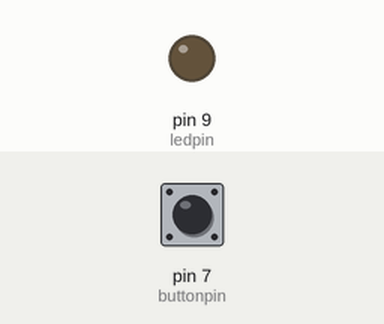
The sketch below on a simulated Arduino Uno, built with avr-gcc and run on an emulated ATmega328P. Shown: output pins drawn as LEDs (lit = HIGH). The inputs (shaded band) are chosen by the test bench; at power-on: pin 7 (buttonpin) LOW.

Above: at 1.2 s.
1.3 s: pin 7 (buttonpin) pulled HIGH for 0.15 s
At 1.37 s:
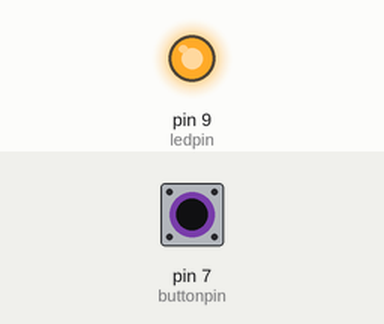
2.9 s: pin 7 (buttonpin) pulled HIGH for 3.2 s
At 7.4 s:
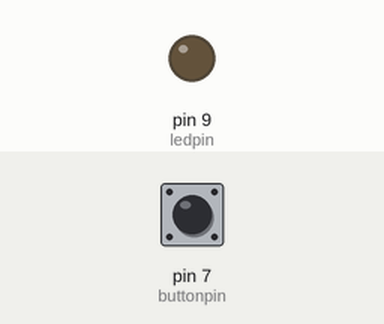
Timing chart, 0 to 8.9 s (numbered marks = the images above; inputs shaded):
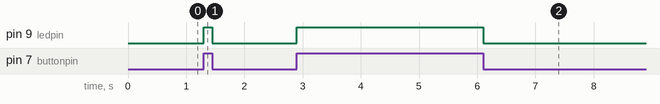

The sketch:

led_button.ino
```cpp
const int buttonpin = 7;
const int ledpin = 9;
int buttonstate = 0;
void setup() {
  // put your setup code here, to run once:
pinMode(ledpin,OUTPUT);
pinMode(buttonpin,INPUT);
}

void loop() {
  // put your main code here, to run repeatedly:
buttonstate = digitalRead(buttonpin);

if (buttonstate == HIGH){
  digitalWrite(ledpin, HIGH);
}
else{
  digitalWrite(ledpin,LOW);
}
}
```

Measured:
- after the input at 1.3 s, pin 9 (ledpin): LOW → HIGH at once, → LOW 0.15 s later
- after the input at 2.9 s, pin 9 (ledpin): LOW → HIGH at once, → LOW 3.2 s later
